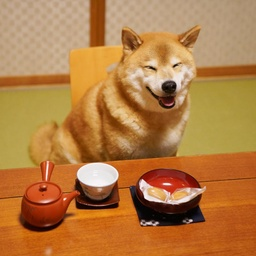
#> input picture exercise/week6/MaruTaro.jpg, 256 x 256 px, shrunk from 1080 x 1078 before the run
$ jupyter execute hw06.ipynb
#> lines starting #> are read from the running program, lines starting #| are printed output that depends on the picture
[cell 1]
import numpy as np
import matplotlib.pyplot as plt
import imageio
from scipy.signal import convolve2d, correlate2d
from skimage.color import rgb2gray

[cell 2]
im = imageio.imread("MaruTaro.jpg")
#> im is the input picture: shape (256, 256, 3); mean R, G, B 179.6, 124.3, 68.1
im = rgb2gray(im)
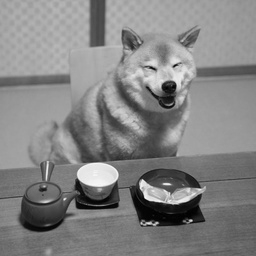
#> im: shape (256, 256) float64; min 0.00333, max 0.982, mean 0.518

[cell 3]
height, width = im.shape
#> height = 256; width = 256
P = height
#> P = 256
Q = width
#> Q = 256
D0 = 60.0
U, V = np.meshgrid(np.arange(P), np.arange(Q), indexing='ij')
H_gauss = np.exp(-((U-P/2)**2 + (V-Q/2)**2)/(2*D0**2))

[cell 4]
U, V = np.meshgrid(np.arange(P), np.arange(Q), indexing='ij')
H_low = (U-P/2)**2 + (V-Q/2)**2 <= D0**2

[cell 5]
F = np.fft.fftshift(np.fft.fft2(im))

[cell 6]
G_gauss = H_gauss * F
G_low = H_low * F

[cell 7]
f = plt.figure(figsize=(15,10))
ax = f.add_subplot(121)
ax2 = f.add_subplot(122)

ax.imshow(H_gauss,cmap="gray")
ax.set_title('Gaussian low pass filter')
ax2.imshow(H_low,cmap="gray")
ax2.set_title('Ideal Lowpass filtered image')

plt.show()
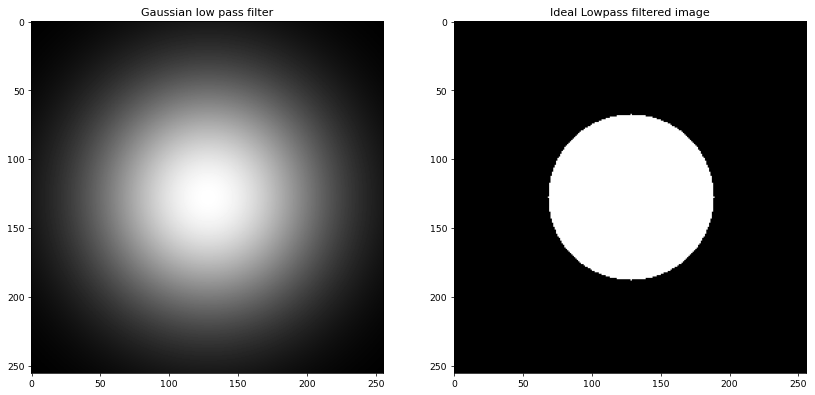
#> figure drawn by matplotlib, 2 panels

[cell 8]
H_high_ideal = 1 - H_low
H_high_gauss = 1 - H_gauss

[cell 9]
G_high_ideal = H_high_ideal * F
G_high_gauss = H_high_gauss * F

[cell 10]
real_high_ideal = np.real(np.fft.ifft2(np.fft.ifftshift(G_high_ideal)))
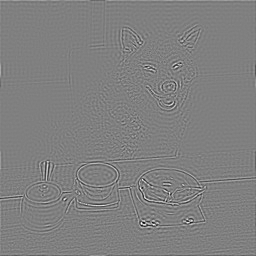
#> real_high_ideal: shape (256, 256) float64; min -0.268, max 0.265, mean 0; drawn with min black and max white
real_high_gauss = np.real(np.fft.ifft2(np.fft.ifftshift(G_high_gauss)))
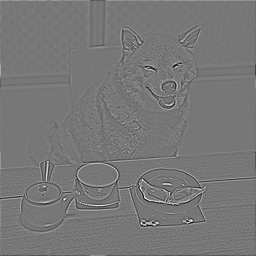
#> real_high_gauss: shape (256, 256) float64; min -0.173, max 0.197, mean 2.03e-20; drawn with min black and max white

[cell 11]
f = plt.figure(figsize=(15,10))
ax = f.add_subplot(121)
ax2 = f.add_subplot(122)

ax.imshow(real_high_gauss,cmap="gray")
ax.set_title('Gaussian highpass filter')
ax2.imshow(real_high_ideal,cmap="gray")
ax2.set_title('Ideal highpass filter image')

plt.show()

[cell 12]
for i in range(1000):
    height, width = im.shape
    P = height
    Q = width
    D0 = 60.0
    U, V = np.meshgrid(np.arange(P), np.arange(Q), indexing='ij')
    H_gauss = np.exp(-((U-P/2)**2 + (V-Q/2)**2)/(2*D0**2))
    real_gauss_low = np.real(np.fft.ifft2(np.fft.ifftshift(G_gauss)))
    im = real_gauss_low
